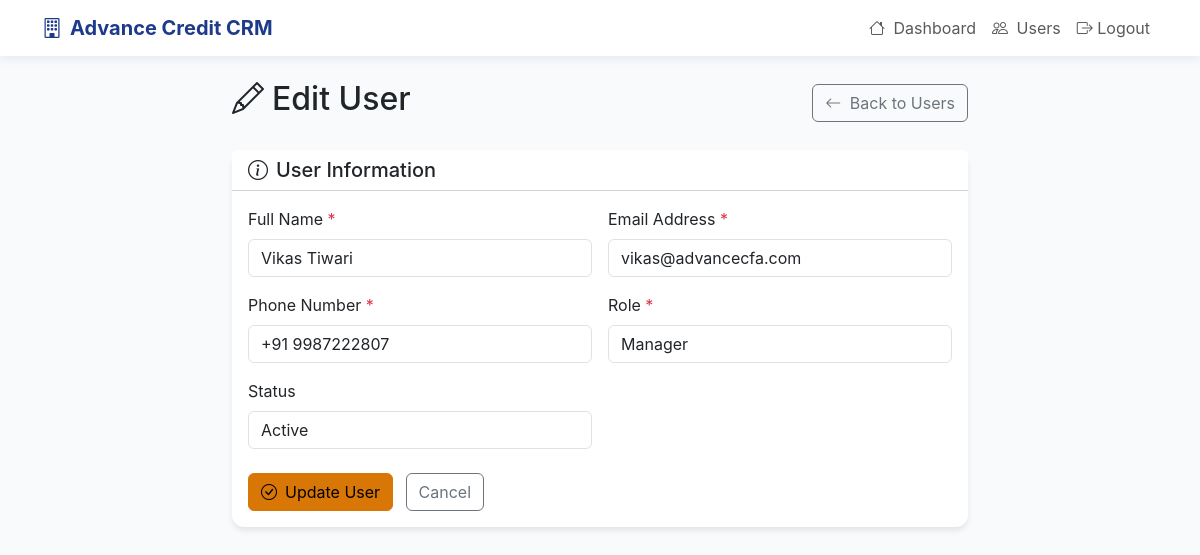
The app's page /crm/users/2/edit (signed in) with its own data.
### src/shared/crm_models.py (models this page shows)
class User(CRMBase):
    __tablename__ = "users"
    user_id = Column(Integer, primary_key=True, index=True)
    name = Column(String(128), nullable=False)
    email = Column(String(128), unique=True, nullable=False)
    phone = Column(String(32), unique=True, nullable=False)
    password_hash = Column(String(128), nullable=False)
    role = Column(String(32), default="employee")
    is_active = Column(Boolean, default=True)
    created_at = Column(DateTime, server_default=func.now())
    employee = relationship("Employee", back_populates="user", uselist=False)

### src/crm/routes.py (the view)
@router.get("/users/{user_id}/edit", response_class=HTMLResponse)
def user_edit_get(request: Request, user_id: int, db: Session = Depends(get_db)):
    current_user_id = request.session.get("user_id")
    if not current_user_id:
        return RedirectResponse("/crm/unauthorized", status_code=status.HTTP_302_FOUND)
    current_user = db.query(User).filter(User.user_id == current_user_id).first()
    if not current_user or current_user.role != "admin":
        return RedirectResponse("/crm/unauthorized", status_code=status.HTTP_302_FOUND)
    user = db.query(User).filter(User.user_id == user_id).first()
    if not user:
        raise HTTPException(status_code=404, detail="User not found")
    return templates.TemplateResponse("user_edit.html", {"request": request, "user": user, "error": None})

### src/crm/templates/user_edit.html (shortened to what this page needs)
<!DOCTYPE html>
<html lang="en">
<head>
    <link href="https://cdn.jsdelivr.net/npm/bootstrap@5.3.0/dist/css/bootstrap.min.css" rel="stylesheet">
    <link rel="stylesheet" href="https://cdn.jsdelivr.net/npm/bootstrap-icons@1.11.1/font/bootstrap-icons.css">
</head>
<body>
    <nav class="navbar navbar-expand-lg navbar-light">
        <div class="container">
            <a class="navbar-brand" href="/crm/dashboard">
                <i class="bi bi-building me-2"></i>Advance Credit CRM
            </a>
            <div class="navbar-nav ms-auto">
                <a class="nav-link" href="/crm/dashboard">
                    <i class="bi bi-house me-1"></i> Dashboard
                </a>
                <a class="nav-link" href="/crm/users">
                    <i class="bi bi-people me-1"></i> Users
                </a>
                <a class="nav-link" href="/crm/logout">
                    <i class="bi bi-box-arrow-right"></i> Logout
                </a>
            </div>
        </div>
    </nav>
    <div class="container mt-4">
        <div class="row justify-content-center">
            <div class="col-lg-8">
                <div class="d-flex justify-content-between align-items-center mb-4">
                    <h2><i class="bi bi-pencil me-2"></i>Edit User</h2>
                    <a href="/crm/users" class="btn btn-outline-secondary">
                        <i class="bi bi-arrow-left me-1"></i> Back to Users
                    </a>
                </div>
                <div class="card">
                    <div class="card-header bg-white">
                        <h5 class="mb-0"><i class="bi bi-info-circle me-2"></i>User Information</h5>
                    </div>
                    <div class="card-body">
                        <form method="post" action="/crm/users/{{ user.user_id }}/edit">
                            <div class="row g-3">
                                <div class="col-md-6">
                                    <label for="name" class="form-label">Full Name <span class="text-danger">*</span></label>
                                    <input type="text" class="form-control" id="name" name="name" value="{{ user.name }}" required>
                                </div>
                                <div class="col-md-6">
                                    <label for="email" class="form-label">Email Address <span class="text-danger">*</span></label>
                                    <input type="email" class="form-control" id="email" name="email" value="{{ user.email }}" required>
                                </div>
                                <div class="col-md-6">
                                    <label for="phone" class="form-label">Phone Number <span class="text-danger">*</span></label>
                                    <input type="tel" class="form-control" id="phone" name="phone" value="{{ user.phone }}" required>
                                </div>
                                <div class="col-md-6">
                                    <label for="role" class="form-label">Role <span class="text-danger">*</span></label>
                                    <select class="form-control" id="role" name="role" required>
                                        <option value="manager" {% if user.role == 'manager' %}selected{% endif %}>Manager</option>
                                    </select>
                                </div>
                                <div class="col-md-6">
                                    <label for="is_active" class="form-label">Status</label>
                                    <select class="form-control" id="is_active" name="is_active">
                                        <option value="true" {% if user.is_active %}selected{% endif %}>Active</option>
                                    </select>
                                </div>
                            </div>
                            <div class="mt-4">
                                <button type="submit" class="btn btn-warning">
                                    <i class="bi bi-check-circle me-2"></i>Update User
                                </button>
                                <a href="/crm/users" class="btn btn-outline-secondary ms-2">Cancel</a>
                            </div>
                        </form>
                    </div>
                </div>
            </div>
        </div>
    </div>
</body>
</html>

### src/crm/templates/user_edit.html (style rules this page uses)
:root { --primary-blue: #1e3a8a; --secondary-blue: #3b82f6; --accent-blue: #1e40af; --light-blue: #dbeafe; --white: #ffffff; --dark-text: #1f2937; --gray-text: #6b7280; }
body { font-family: 'Inter', -apple-system, BlinkMacSystemFont, sans-serif; background: #f8fafc; }
.navbar { background: var(--white) !important; box-shadow: 0 2px 10px rgba(30, 58, 138, 0.1); }
.navbar-brand { color: var(--primary-blue) !important; font-weight: 700; }
.card { border: none; border-radius: 12px; box-shadow: 0 4px 6px -1px rgba(0, 0, 0, 0.1); }
.btn-warning { background: #d97706; border-color: #d97706; }

### records on screen
User: name "Vikas Tiwari", email "vikas@advancecfa.com", phone "+91 9987222807", role "Manager", is_active "Active"
